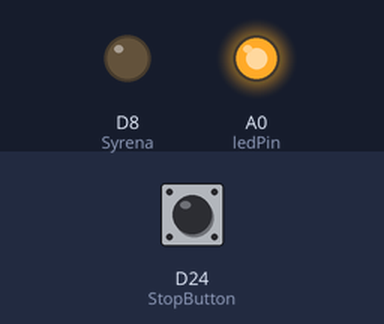
Recording of a sketch running on a simulated Arduino Due. Shown: output pins drawn as LEDs (lit = HIGH). The inputs (shaded band) are chosen by the test bench; at power-on: D24 (StopButton) HIGH. What the sketch prints to the serial monitor is not drawn.

Above: at 0.1 s.
At 2.0 s:
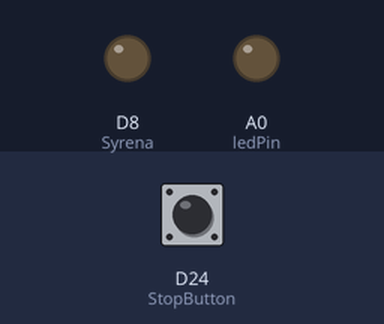
Timing chart, 0 to 3.5 s (numbered marks = the images above):
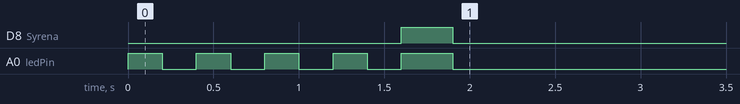

The sketch:

JointerCANBridge.ino
```cpp
/*Definitivní verze -různý proud pro motory*/

#include <mcp_can.h>
#include <DueTimer.h>

const int ledPin =  A0;
const int Syrena = 8;


MCP_CAN CAN(2);

byte CycleCount = 0;

int           CANmessageID;
unsigned char len = 0;
byte buf[8];

int CANvescID[4] = {1,2,3,4};  // ID jednotlivých motorů

int CANAdressReceiveTable[4][2]={{2305,145}, //{přijatá hodntoa,přeposílaná hodntota} -- to co se má jen přeposílat APU
                                 {2306,146},
                                 {2307,147},
                                 {2308,148}};
int CANAdressSendTable[8][2]={{17,257},//{přijatá hodntoa,přeposílaná hodntota} -- to co se má posílat vESCum
                              {18,258},
                              {19,259},
                              {20,260},
                              {33,513}, //neni pozmeneno !!!
                              {34,514}, //neni pozmeneno !!!
                              {35,515},
                              {36,516}};

int ReceiveArraySize[1][2] = {{4,3}}; // {X-rozmer,Y-rozmer}
int SendArraySize[1][2] = {{8,3}}; // {X-rozmer,Y-rozmer}
int CANAdressReceiveBuffer[4][3]= {{0,0,0}, // {přeposílaná adresa, buffer přijaté zprávy,zda zpráva přišla(1=přišla)}
                                   {0,0,0},
                                   {0,0,0},
                                   {0,0,0}};
int CANAdressSendBuffer[8][3]= {{0,0,0}, // {přeposílaná adresa, buffer přijaté zprávy,zda zpráva přišla(1=přišla)}
                                 {0,0,0},
                                     {0,0,0},
                                     {0,0,0},
                                     {0,0,0},
                                     {0,0,0},
                                     {0,0,0},
                                     {0,0,0}};

byte currentOFF[4]={0,0,0,0}; // tohle chce reverzovat, ma to znamenat 0mA
byte currentREVERS[4]={0,0,250,0}; // brzdící proud

bool STOpSTARt = true; //pokud je nastaven na true je stop
byte StopButton = 24;
bool digitRead = false;

bool Timmer4End = false;

bool Timer3Over = false; //indikace přetečení timeru3

void setup() {
  Serial.begin(250000);

  pinMode(ledPin, OUTPUT);
  pinMode(Syrena,OUTPUT); //syrena

  digitalWrite(ledPin, LOW);
  digitalWrite(Syrena, LOW);

  pinMode(StopButton,INPUT_PULLUP);

  Serial.println("Setup can..");
  while(CAN.begin(CAN_500KBPS, MCP_8MHz) != CAN_OK){
    digitalWrite(ledPin, HIGH);
    Serial.print(".");
    delay(1000);
  }
  Serial.print("\nCAN init ok!!\r\n");

  LEDIndicator ();

  Timer3.attachInterrupt(TimerInterrupt);

  Timer4.attachInterrupt(BeepDown);

  BeepUP ();

  while(Timmer4End != true){
    delay(100);
  }

  Timer3.start(50000); // Calls every 50 ms
}


void loop() {
  ButtonRead();
  if (Timer3Over = true){
    //Serial.println(STOpSTARt);
    CountCycle();
    SendButtonStatusAPU();
    CAN_MESSAGE_SenD();
    Motor();
    Timer3Over = false;
  }
  if(CAN_MSGAVAIL == CAN.checkReceive()) {
    CAN.readMsgBuf(&len, buf);
    CANmessageID = CAN.getCanId();
    //CANmsgToSerial();
    CAN_MESSAGE_ReceiveD();
  }
}
```

cantesterWrite_functions.ino
```cpp
void Motor(){
  if (STOpSTARt == true) { // pokud je STOpSTAR == true takje stisklé Stop Button
     for (int i=0;i<4;i++){
        CAN.sendMsgBuf(0x00000200+CANvescID[i], 1, 4, currentREVERS); // motorum se pošle brzdí proud
        CAN.sendMsgBuf(0x0020+CANvescID[i], 0, 4, currentREVERS);
     }
  }
}

void CANmsgToSerial(){
      Serial.println("-----------------------------------------");
      Serial.print("can address: ");
      Serial.print(CANmessageID);
      Serial.print("; lenght: ");
      Serial.println(len);
      for (int i=0;i<len;i++){
        Serial.print(buf[i]);
        Serial.print("\t");
      }
      Serial.println("");
      Serial.println("-----------------------------------------");
}

/*-------------------------- Probuzeni arduina od interniho preruseni ----------------*/

void TimerInterrupt () {
  Timer3Over = true;
}

/*---------------------------Led indikace ----------------------------------------------------------------*/
void LEDIndicator () {
  for (int i=0; i <= 3; i++) {
      digitalWrite(ledPin, HIGH);
      delay(200);
      digitalWrite(ledPin, LOW);
      delay(200);
  }
}

/*------------------------- Clear Buffer ------------------------------------------------------------------------*/

void ClearBuffer ()
{
  for (int i=0; i <= 7; i++) {
      buf[i] = 0;
  }
}

/*-------------------------- SyrenaDown ------------------------------------------------------------------------------*/

void BeepDown () {

  Timer4.stop();
  digitalWrite(Syrena, LOW);
  digitalWrite(ledPin, LOW);
  Timmer4End = true;
}

/*-------------------------- SyrenaUP ------------------------------------------------------------------------------*/

void BeepUP () {

  digitalWrite(Syrena, HIGH);
  digitalWrite(ledPin, HIGH);
  Timer4.start(300000);
}

/*---------------------------StopButton--------------------------------------------------------------------------------------*/

void ButtonRead(){
  digitRead = digitalRead(StopButton);
  if (digitRead==true){
    STOpSTARt = true;
  } else {
    STOpSTARt = false;
  }
}

/*---------------------------- Zašle stav tlačítek apu--------------------------------------------------------------------------*/

void SendButtonStatusAPU() {
  byte messageStopButt[1];
   if (STOpSTARt == false){
      messageStopButt[0]=0;
      CAN.sendMsgBuf(0x1, 0, 1, messageStopButt);  // pokud je messageStopButt=0 Stop tlačítko není zmáčknuté
    } else {
        messageStopButt[0]=1;
        CAN.sendMsgBuf(0x1, 0, 1, messageStopButt);  // pokud je messageStopButt=1 Stop tlačítko není zmáčknuté
      }
}

/*--------------------------- Přijatá zpráva CAN----------------------------------------------------------------------------------*/

void CAN_MESSAGE_ReceiveD(){
  if (CANmessageID > 2304){
    for (int i=0;i<4;i++){
      if (CANmessageID == CANAdressReceiveTable[i][0]){
        CANAdressReceiveBuffer[i][0]= CANAdressReceiveTable[i][1];
        CANAdressReceiveBuffer[i][1]=int(buf);
        CANAdressReceiveBuffer[i][2]=1;
      }
    }
  }else {
    if (STOpSTARt == false){
      for (int i=0;i<8;i++){
        if (CANmessageID == CANAdressSendTable[i][0]){
          CANAdressSendBuffer[i][0]= CANAdressSendTable[i][1];
          CANAdressSendBuffer[i][1]=int(buf);
          CANAdressSendBuffer[i][2]=1;
        }
      }
    }
  }
  ClearBuffer();
}

/*--------------------------- Odesílání zpráv CAN----------------------------------------------------------------------------------*/

void CAN_MESSAGE_SenD(){
  byte buffPom[1];

  for (int i=0;i<4;i++){
    if (CANAdressReceiveBuffer[i][2] == 1){
      buffPom[0]= byte(CANAdressReceiveBuffer[i][1]);
      CAN.sendMsgBuf(0x0+CANAdressReceiveBuffer[i][0], 0, 8, buffPom);
    }
  }
  if (STOpSTARt == false){
    for (int i=0;i<8;i++){
      if (CANAdressSendBuffer[i][2] == 1){
        buffPom[0]= byte(CANAdressSendBuffer[i][1]);
        CAN.sendMsgBuf(0x00000+CANAdressSendBuffer[i][0], 1, 4, buffPom );
      }
    }
  }
  ClearCANBuffers();
}

/*---------------------------- Clear Bridge Buffers -----------------------------------------------------------------------------------------*/

void ClearCANBuffers(){
  for (int i=0;i<ReceiveArraySize[0][0];i++){
    for (int j=0;j<ReceiveArraySize[0][1];j++){
      CANAdressReceiveBuffer[i][j] = 0;
    }
  }
  for (int i=0;i<SendArraySize[0][0];i++){
    for (int j=0;j<SendArraySize[0][1];j++){
      CANAdressSendBuffer[i][j] = 0;
    }
  }
}

/*---------------------------- Cycle count --------------------------------------------------------------------------------------------------*/

void CountCycle(){
  byte bufCount[1];

  bufCount[0]= CycleCount;
  CAN.sendMsgBuf(0x02, 0, 1, bufCount);
  if (CycleCount==255){
    CycleCount = 0;
  } else {
     CycleCount = CycleCount+1;
    }

}
```
